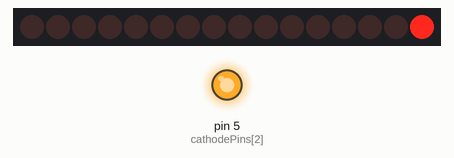
Bench run of a sketch on a simulated Arduino Uno, built with avr-gcc and run on an emulated ATmega328P. Shown: 16 shift-register outputs drawn as a row of LEDs (first output left, lit = HIGH), output pins drawn as LEDs (lit = HIGH). Wiring (inferred from the names in the program): 2 × shift register (74HC595): data pin 11; shift clock pin 12; latch pin 8. Wiring (inferred from the signals the program sends): row of LEDs: on Q0, Q1, Q2, Q3, Q4, Q5, Q6, Q7, Q8, Q9, Q10, Q11, Q12, Q13, Q14, Q15. Pins used as bus, display or sensor lines are not drawn.

Above: at 0.05 s.
At 0.6 s:
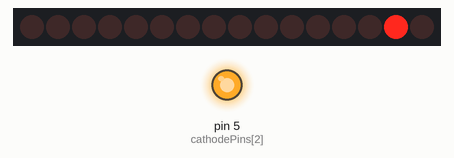
At 1.15 s:
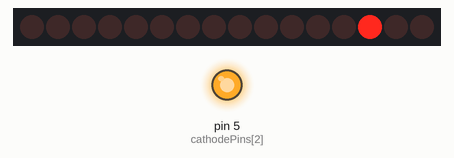
At 2.25 s:
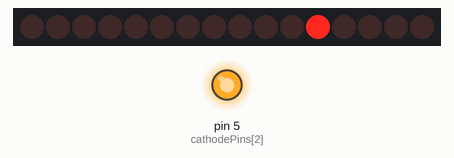
Timing chart, 0 to 5.2 s (numbered marks = the images above):
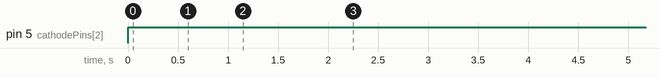

The sketch:

sketch_mar07a-3x3x3-led-cube-prototype.ino
```cpp
// (licence header left out)
// Shift register pins
int latchPin  = 8;
int clockPin  = 12;
int dataPin   = 11;

// Delay
int delayVal = 500;

// Pin numbers for the three cathode transistors
int cathodePins[] = {7, 6, 5};
byte testBuff[] = {
  '0000000000000001',
  '0000000000000010',
  '0000000000000100',
  '0000000000001000',
  '0000000000010000',
  '0000000000100000',
  '0000000001000000',
  '0000000010000000',
  '0000000100000000',
};

unsigned long interval = 1000; // the time we need to wait
unsigned long previousMillis = 0;

void setup() {
  // Set shift register pins as output
  pinMode(latchPin, OUTPUT);
  pinMode(clockPin, OUTPUT);
  pinMode(dataPin, OUTPUT);

  // Set cathode transistor base pins as output
  //pinMode(cathodePins[0], OUTPUT);
  //pinMode(cathodePins[1], OUTPUT);
  pinMode(cathodePins[2], OUTPUT);
}

void loop() {
  /* Millis test - https://www.baldengineer.com/millis-tutorial.html
  unsigned long currentMillis = millis();

  if ((unsigned long)(currentMillis - previousMillis) >= interval) {
    genRandomNumber();
    previousMillis = millis();
  }
  */

  // Test cycle
  //for(int i=0; i<3; i++) {
  //  digitalWrite(cathodePins[0], HIGH);
  //  for (int j=0; j<9; j++) {
  //    digitalWrite(latchPin, LOW);
  //    shiftOut(dataPin, clockPin, LSBFIRST, testBuff[j]);
  //    digitalWrite(latchPin, HIGH);
  //    delay(500);
  //  }
    //delay(1000);
    //digitalWrite(cathodePins[i], LOW);
  //}

  digitalWrite(cathodePins[0], LOW);
  digitalWrite(cathodePins[1], LOW);
  digitalWrite(cathodePins[2], HIGH);

  // Anim frame 0
  //digitalWrite(latchPin, LOW);
  //shiftOut(dataPin, clockPin, LSBFIRST, B00000000);
  //shiftOut(dataPin, clockPin, LSBFIRST, B00000000);
  //digitalWrite(latchPin, HIGH);
  //delay(delayVal);

  // Anim frame 1
  digitalWrite(latchPin, LOW);
  shiftOut(dataPin, clockPin, LSBFIRST, B00000001);
  shiftOut(dataPin, clockPin, LSBFIRST, B00000000);
  digitalWrite(latchPin, HIGH);
  delay(delayVal);

  // 2
  digitalWrite(latchPin, LOW);
  shiftOut(dataPin, clockPin, LSBFIRST, B00000010);
  shiftOut(dataPin, clockPin, LSBFIRST, B00000000);
  digitalWrite(latchPin, HIGH);
  delay(delayVal);

  // 3
  digitalWrite(latchPin, LOW);
  shiftOut(dataPin, clockPin, LSBFIRST, B00000100);
  shiftOut(dataPin, clockPin, LSBFIRST, B00000000);
  digitalWrite(latchPin, HIGH);
  delay(delayVal);

  // 4
  digitalWrite(latchPin, LOW);
  shiftOut(dataPin, clockPin, LSBFIRST, B00001000);
  shiftOut(dataPin, clockPin, LSBFIRST, B00000000);
  digitalWrite(latchPin, HIGH);
  delay(delayVal);

  // 5
  digitalWrite(latchPin, LOW);
  shiftOut(dataPin, clockPin, LSBFIRST, B00010000);
  shiftOut(dataPin, clockPin, LSBFIRST, B00000000);
  digitalWrite(latchPin, HIGH);
  delay(delayVal);

  // 6
  digitalWrite(latchPin, LOW);
  shiftOut(dataPin, clockPin, LSBFIRST, B00100000);
  shiftOut(dataPin, clockPin, LSBFIRST, B00000000);
  digitalWrite(latchPin, HIGH);
  delay(delayVal);

  // 7
  digitalWrite(latchPin, LOW);
  shiftOut(dataPin, clockPin, LSBFIRST, B00000000);
  shiftOut(dataPin, clockPin, LSBFIRST, B00000001);
  digitalWrite(latchPin, HIGH);
  delay(delayVal);

  // 8
  digitalWrite(latchPin, LOW);
  shiftOut(dataPin, clockPin, LSBFIRST, B10000000);
  shiftOut(dataPin, clockPin, LSBFIRST, B00000000);
  digitalWrite(latchPin, HIGH);
  delay(delayVal);

  // 9
  digitalWrite(latchPin, LOW);
  shiftOut(dataPin, clockPin, LSBFIRST, B01000000);
  shiftOut(dataPin, clockPin, LSBFIRST, B00000000);
  digitalWrite(latchPin, HIGH);
  delay(delayVal);

  /*
  digitalWrite(latchPin, LOW);
  shiftOut(dataPin, clockPin, LSBFIRST, B00001111);
  shiftOut(dataPin, clockPin, LSBFIRST, B00000000);
  digitalWrite(latchPin, HIGH);
  delay(delayVal);

  digitalWrite(latchPin, LOW);
  shiftOut(dataPin, clockPin, LSBFIRST, B00011111);
  shiftOut(dataPin, clockPin, LSBFIRST, B00000000);
  digitalWrite(latchPin, HIGH);
  delay(delayVal);

  digitalWrite(latchPin, LOW);
  shiftOut(dataPin, clockPin, LSBFIRST, B00111111);
  shiftOut(dataPin, clockPin, LSBFIRST, B00000000);
  digitalWrite(latchPin, HIGH);
  delay(delayVal);

  digitalWrite(latchPin, LOW);
  shiftOut(dataPin, clockPin, LSBFIRST, B01111111);
  shiftOut(dataPin, clockPin, LSBFIRST, B00000000);
  digitalWrite(latchPin, HIGH);
  delay(delayVal);

  digitalWrite(latchPin, LOW);
  shiftOut(dataPin, clockPin, LSBFIRST, B11111111);
  shiftOut(dataPin, clockPin, LSBFIRST, B00000000);
  digitalWrite(latchPin, HIGH);
  delay(delayVal);

  digitalWrite(latchPin, LOW);
  shiftOut(dataPin, clockPin, LSBFIRST, B11111111);
  shiftOut(dataPin, clockPin, LSBFIRST, B00000001);
  digitalWrite(latchPin, HIGH);
  delay(delayVal);

  digitalWrite(latchPin, LOW);
  shiftOut(dataPin, clockPin, LSBFIRST, B00000000);
  shiftOut(dataPin, clockPin, LSBFIRST, B00000000);
  digitalWrite(latchPin, HIGH);
  delay(delayVal);
  */
}
```

Measured:
- by itself, pin 5 (cathodePins[2]): LOW → HIGH at 0.00 s
- by itself, everything shown: repeats every 4.5 s, in 9 steps
